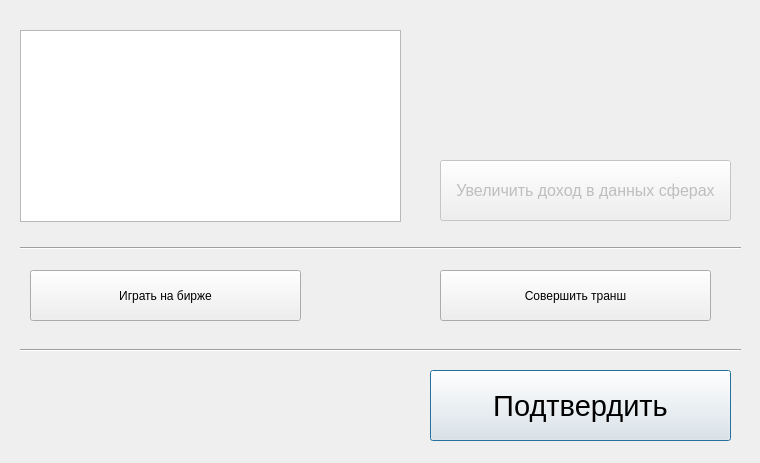
<?xml version="1.0" encoding="UTF-8"?>
<ui version="4.0">
 <class>MinFin</class>
 <widget class="QDialog" name="MinFin">
  <property name="geometry">
   <rect>
    <x>0</x>
    <y>0</y>
    <width>760</width>
    <height>463</height>
   </rect>
  </property>
  <property name="windowTitle">
   <string>Министерство финансов</string>
  </property>
  <widget class="QListWidget" name="listSpheres">
   <property name="geometry">
    <rect>
     <x>20</x>
     <y>30</y>
     <width>381</width>
     <height>192</height>
    </rect>
   </property>
  </widget>
  <widget class="QPushButton" name="approveButton">
   <property name="enabled">
    <bool>true</bool>
   </property>
   <property name="geometry">
    <rect>
     <x>430</x>
     <y>370</y>
     <width>301</width>
     <height>71</height>
    </rect>
   </property>
   <property name="font">
    <font>
     <pointsize>22</pointsize>
    </font>
   </property>
   <property name="text">
    <string>Подтвердить</string>
   </property>
  </widget>
  <widget class="QPushButton" name="investmentButton">
   <property name="enabled">
    <bool>false</bool>
   </property>
   <property name="geometry">
    <rect>
     <x>440</x>
     <y>160</y>
     <width>291</width>
     <height>61</height>
    </rect>
   </property>
   <property name="font">
    <font>
     <pointsize>12</pointsize>
    </font>
   </property>
   <property name="text">
    <string>Увеличить доход в данных сферах</string>
   </property>
  </widget>
  <widget class="QPushButton" name="playButton">
   <property name="geometry">
    <rect>
     <x>30</x>
     <y>270</y>
     <width>271</width>
     <height>51</height>
    </rect>
   </property>
   <property name="text">
    <string>Играть на бирже</string>
   </property>
  </widget>
  <widget class="Line" name="line">
   <property name="geometry">
    <rect>
     <x>20</x>
     <y>240</y>
     <width>721</width>
     <height>16</height>
    </rect>
   </property>
   <property name="orientation">
    <enum>Qt::Horizontal</enum>
   </property>
  </widget>
  <widget class="Line" name="line_2">
   <property name="geometry">
    <rect>
     <x>20</x>
     <y>340</y>
     <width>721</width>
     <height>20</height>
    </rect>
   </property>
   <property name="orientation">
    <enum>Qt::Horizontal</enum>
   </property>
  </widget>
  <widget class="QPushButton" name="transButton">
   <property name="geometry">
    <rect>
     <x>440</x>
     <y>270</y>
     <width>271</width>
     <height>51</height>
    </rect>
   </property>
   <property name="text">
    <string>Совершить транш</string>
   </property>
  </widget>
  <widget class="QLabel" name="label">
   <property name="geometry">
    <rect>
     <x>540</x>
     <y>20</y>
     <width>121</width>
     <height>111</height>
    </rect>
   </property>
   <property name="text">
    <string>&lt;html&gt;&lt;head/&gt;&lt;body&gt;&lt;p&gt;&lt;img src=&quot;:/gerb.png&quot;/&gt;&lt;/p&gt;&lt;/body&gt;&lt;/html&gt;</string>
   </property>
  </widget>
 </widget>
 <resources/>
 <connections/>
</ui>
